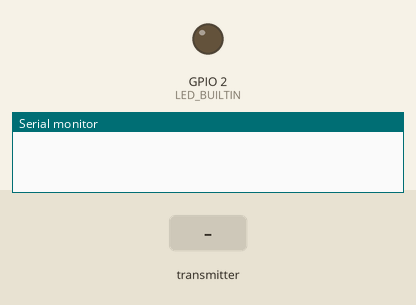
Simulated run of this sketch. Board: ESP32. Shown: output pins drawn as LEDs (lit = HIGH), the last lines printed to the serial monitor. Inputs (shaded band) come from the test bench.

Above: at 1.2 s.
1.3 s: the transmitter starts sending trigger = 64
At 2.5 s:
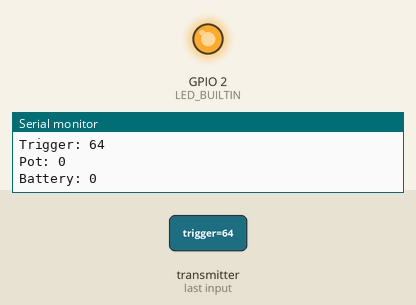
2.8 s: the transmitter starts sending trigger = 0
At 3.8 s:
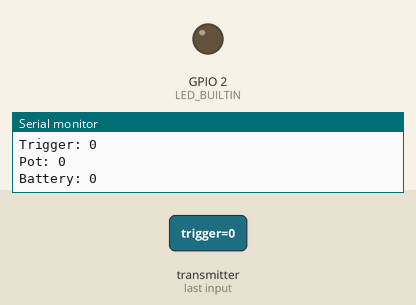
4.3 s: the transmitter starts sending trigger = 128
At 5.0 s:
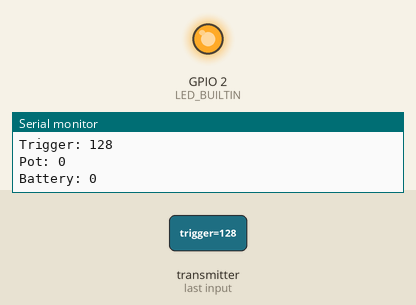
Timing chart, 0 to 7.3 s (numbered marks = the images above; inputs shaded):
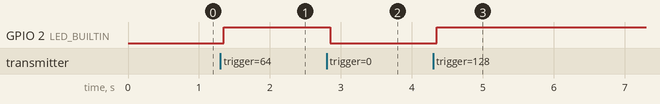

Measured:
- after the input at 1.3 s, GPIO 2 (LED_BUILTIN): LOW → HIGH after 0.05 s
- after the input at 2.8 s, GPIO 2 (LED_BUILTIN): HIGH → LOW after 0.05 s
- after the input at 4.3 s, GPIO 2 (LED_BUILTIN): LOW → HIGH after 0.05 s

The sketch:

poc-espnow-rx.ino
```cpp
// (licence header left out)
#include <esp_now.h>
#include <WiFi.h>

// Structure example to receive data
// Must match the sender structure
typedef struct struct_message {
  uint8_t trigger;
  uint16_t pot;
  uint16_t battery;
} struct_message;

// Create a struct_message called myData
struct_message myData;

// callback function that will be executed when data is received
void OnDataRecv(const uint8_t * mac, const uint8_t *incomingData, int len) {
  memcpy(&myData, incomingData, sizeof(myData));

  if (myData.trigger) {
    digitalWrite(LED_BUILTIN, HIGH);
  } else {
    digitalWrite(LED_BUILTIN, LOW);
  }

  Serial.print("Bytes received: ");
  Serial.println(len);
  Serial.print("Trigger: ");
  Serial.println(myData.trigger);
  Serial.print("Pot: ");
  Serial.println(myData.pot);
  Serial.print("Battery: ");
  Serial.println(myData.battery);
  Serial.println();
}

void setup() {
  // Initialize Serial Monitor
  Serial.begin(115200);
  pinMode(LED_BUILTIN, OUTPUT);

  // Set device as a Wi-Fi Station
  WiFi.mode(WIFI_STA);

  // Init ESP-NOW
  if (esp_now_init() != ESP_OK) {
    Serial.println("Error initializing ESP-NOW");
    return;
  }

  // Once ESPNow is successfully Init, we will register for recv CB to
  // get recv packer info
  esp_now_register_recv_cb(OnDataRecv);
}

void loop() {

}
```
